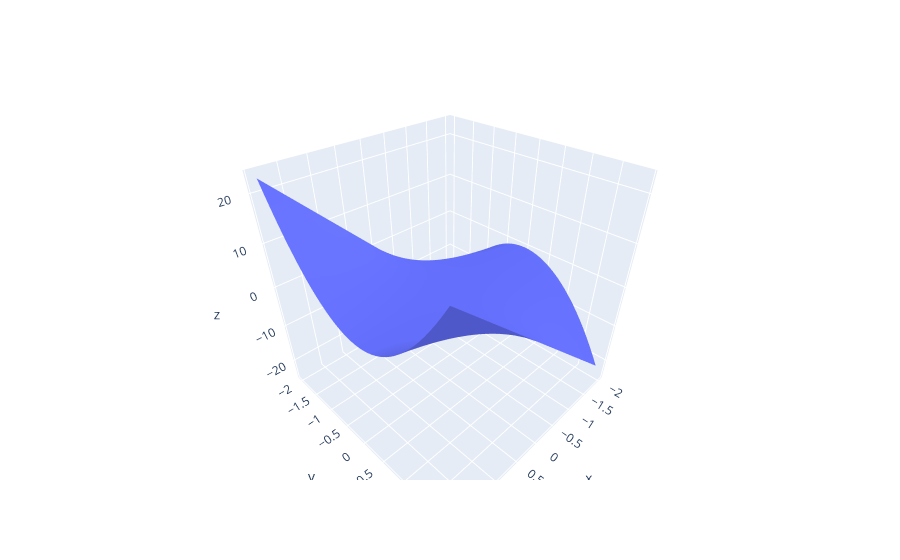

Notebook cell for this chart:
### Markdown cell above
So for every six we move in the $y$ direction, we should move $3$ in the $x$ direction when standing at the point $(1, 1)$.  There is just one twist.  What we have found is the direction of *greatest increase*.  For the direction of greatest decrease, we simply move in the opposite direction - so we move -6 in the $y$ direction, and -3 in the $x$ direction.

### Code cell
fig

### Figure 1 — Plotly figure (JSON) as saved in the notebook; plotly's stock layout.template omitted (floating-point values rounded to 4 significant figures; data arrays with more than 128 entries replaced by an {"elided": "..."} marker saying what was removed)
{"data": [{"colorbar": {"title": {"text": "z"}}, "name": "y", "showscale": true, "type": "mesh3d", "x": {"elided": "1600 float values"}, "y": {"elided": "1600 float values"}, "z": {"elided": "1600 float values"}}], "layout": {"autosize": true, "scene": {"aspectmode": "auto", "aspectratio": {"x": 1, "y": 1, "z": 1}, "camera": {"center": {"x": 0, "y": 0, "z": 0}, "eye": {"x": 1.069, "y": 1.069, "z": 1.069}, "projection": {"type": "perspective"}, "up": {"x": 0.001576, "y": -0.001573, "z": 1.0}}}}}
